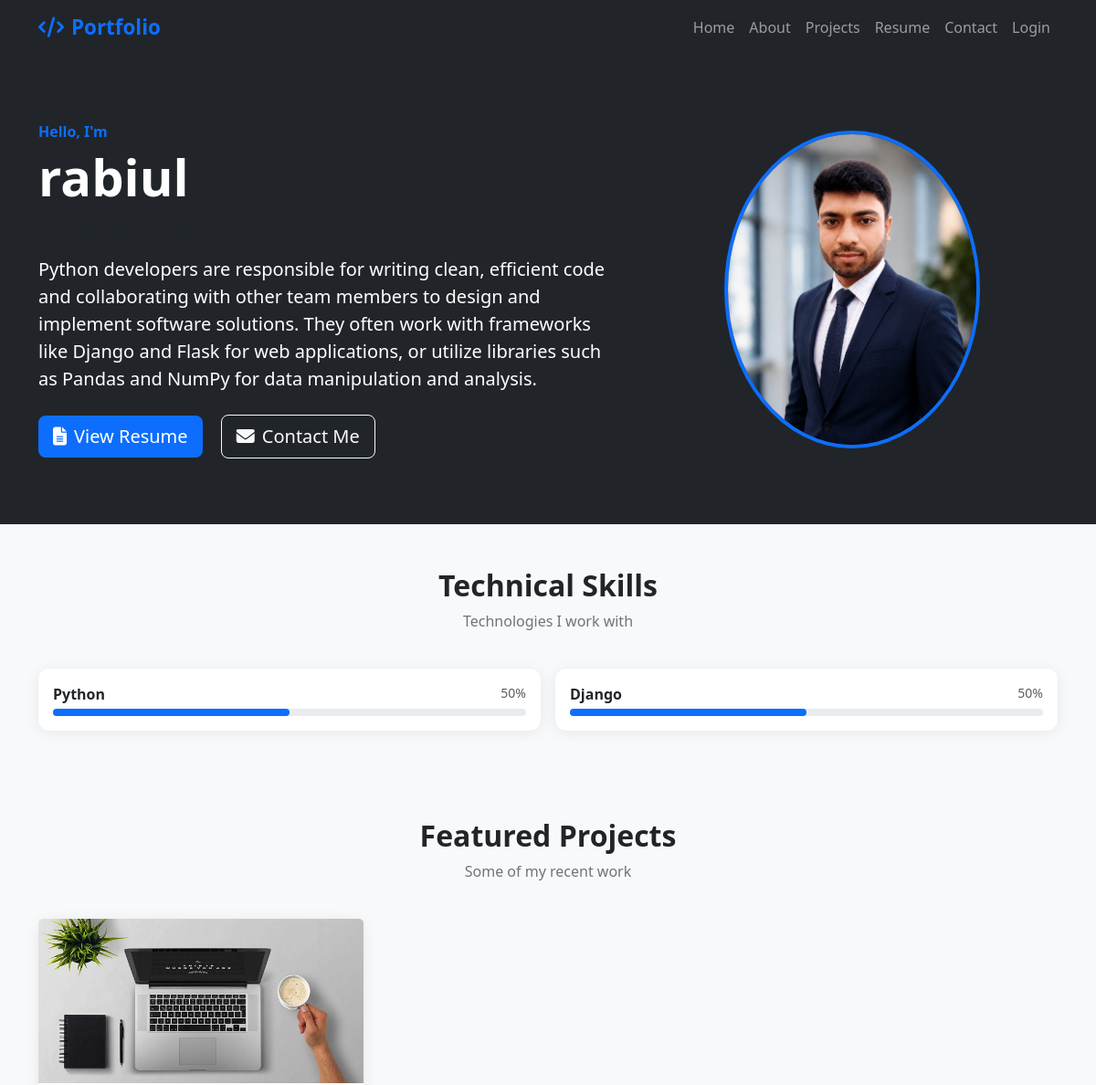
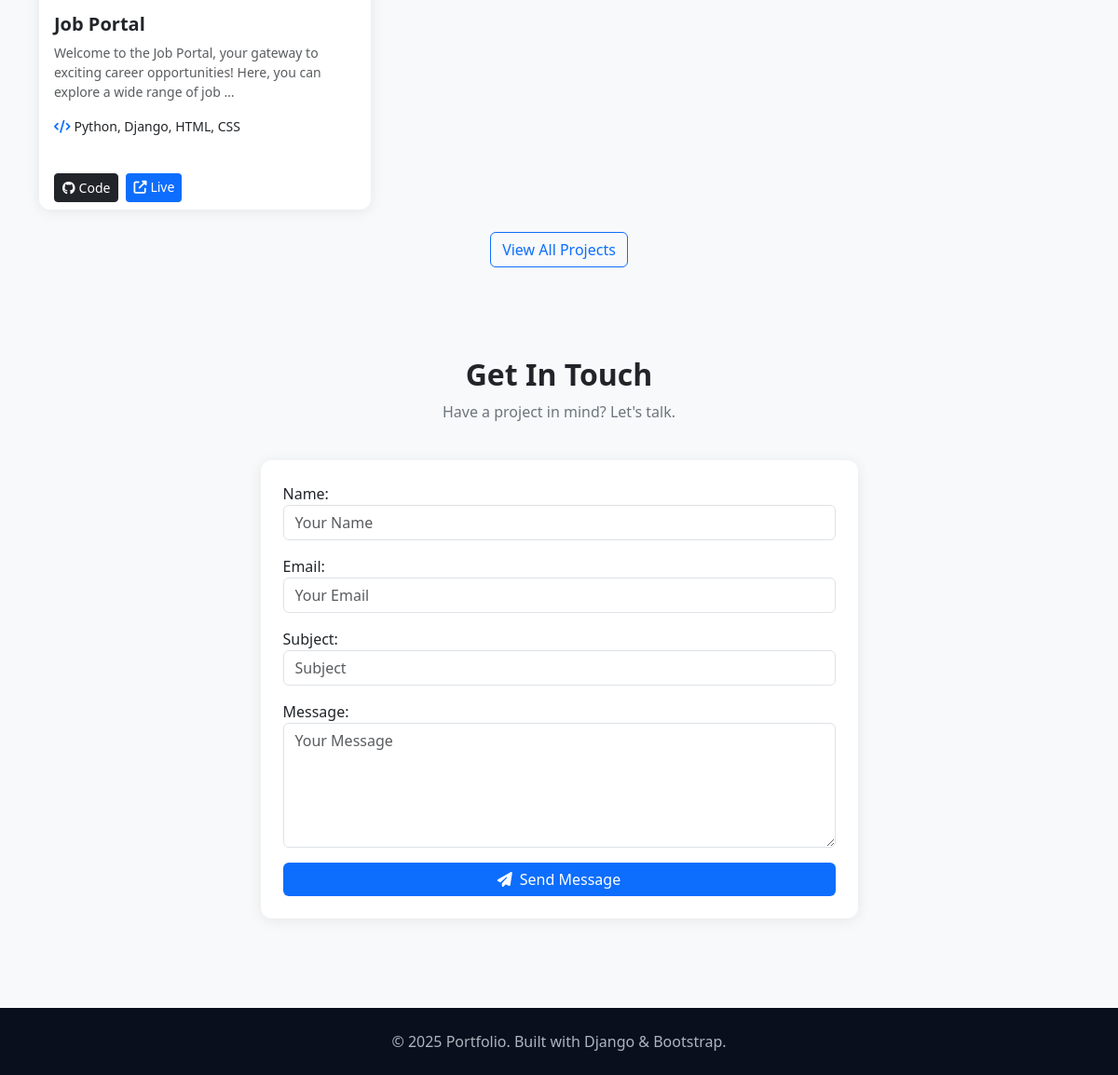
The page / on the database its author committed (2 pictures, top to bottom).
### portfolio/models.py (models this page shows, shortened)
class Profile(models.Model):
    user = models.OneToOneField(User, on_delete=models.CASCADE)
    full_name = models.CharField(max_length=200)
    title = models.CharField(max_length=200, blank=True)
    bio = models.TextField(blank=True)
    profile_picture = models.ImageField(upload_to='profile/', blank=True, null=True)
    phone = models.CharField(max_length=20, blank=True)
    email = models.EmailField(blank=True)
    address = models.CharField(max_length=300, blank=True)
    linkedin = models.URLField(blank=True)
    github = models.URLField(blank=True)
    website = models.URLField(blank=True)

class Skill(models.Model):
    LEVEL_CHOICES = [
        ('beginner', 'Beginner'),
        ('intermediate', 'Intermediate'),
        ('advanced', 'Advanced'),
        ('expert', 'Expert'),
    ]
    profile = models.ForeignKey(Profile, on_delete=models.CASCADE, related_name='skills')
    name = models.CharField(max_length=100)
    level = models.CharField(max_length=20, choices=LEVEL_CHOICES, default='intermediate')
    percentage = models.PositiveIntegerField(default=50, help_text="Skill level 0-100")

class Project(models.Model):
    profile = models.ForeignKey(Profile, on_delete=models.CASCADE, related_name='projects')
    title = models.CharField(max_length=200)
    description = models.TextField()
    technologies = models.CharField(max_length=300, blank=True)
    project_url = models.URLField(blank=True)
    github_url = models.URLField(blank=True)
    image = models.ImageField(upload_to='projects/', blank=True, null=True)
    created_at = models.DateField(auto_now_add=True)
    class Meta:
        ordering = ['-created_at']

### portfolio/views.py (the view)
# urls.py: path('',          views.home,          name='home'),
def home(request):
    try:
        profile = Profile.objects.select_related('user').first()
    except Profile.DoesNotExist:
        profile = None
    projects = Project.objects.all()[:6] if profile else []
    skills   = Skill.objects.all()[:10]  if profile else []
    form = ContactForm(request.POST or None)
    if request.method == 'POST' and form.is_valid():
        form.save()
        messages.success(request, 'Message sent successfully!')
        return redirect('home')
    return render(request, 'portfolio/home.html', {
        'profile': profile, 'projects': projects,
        'skills': skills, 'contact_form': form,
    })

### portfolio/forms.py
class ContactForm(forms.ModelForm):
    class Meta:
        model = Contact
        fields = ['name', 'email', 'subject', 'message']
        widgets = {
            'name':    forms.TextInput(attrs={'class': 'form-control', 'placeholder': 'Your Name'}),
            'email':   forms.EmailInput(attrs={'class': 'form-control', 'placeholder': 'Your Email'}),
            'subject': forms.TextInput(attrs={'class': 'form-control', 'placeholder': 'Subject'}),
            'message': forms.Textarea(attrs={'class': 'form-control', 'rows': 5, 'placeholder': 'Your Message'}),
        }

### portfolio/templates/portfolio/home.html (shortened to what this page needs)
{% extends 'portfolio/base.html' %}
{% block content %}
<section class="bg-dark text-white py-5">
  <div class="container py-4">
    <div class="row align-items-center">
      <div class="col-md-7">
        <p class="text-primary fw-semibold mb-1">Hello, I'm</p>
        <h1 class="display-4 fw-bold mb-2">{{ profile.user|default:"Your Name" }}</h1>
        <h4 class="text-muted mb-3">{{ profile.title|default:"Web Developer" }}</h4>
        <p class="lead mb-4">{{ profile.bio|default:"Welcome to my portfolio. I build amazing digital experiences." }}</p>
        <a href="{% url 'resume' %}" class="btn btn-primary btn-lg me-3">
          <i class="fas fa-file-alt me-2"></i>View Resume
        </a>
        <a href="{% url 'contact' %}" class="btn btn-outline-light btn-lg">
          <i class="fas fa-envelope me-2"></i>Contact Me
        </a>
      </div>
      <div class="col-md-5 text-center">
        {% if profile.profile_picture %}
        <img src="{{ profile.profile_picture.url }}" class="rounded-circle img-fluid border border-primary border-4" style="max-width:280px" alt="Profile">
        {% else %}
        <div class="rounded-circle bg-primary d-inline-flex align-items-center justify-content-center" style="width:220px;height:220px">
          <i class="fas fa-user fa-6x text-white"></i>
        </div>
        {% endif %}
      </div>
    </div>
  </div>
</section>
{% if skills %}
<section class="py-5">
  <div class="container">
    <h2 class="section-title text-center">Technical Skills</h2>
    <p class="section-subtitle text-center">Technologies I work with</p>
    <div class="row g-3">
      {% for skill in skills %}
      <div class="col-md-6">
        <div class="card p-3">
          <div class="d-flex justify-content-between mb-1">
            <span class="fw-semibold">{{ skill.name }}</span>
            <span class="text-muted small">{{ skill.percentage }}%</span>
          </div>
          <div class="skill-bar"><div class="skill-progress" style="width:{{ skill.percentage }}%"></div></div>
        </div>
      </div>
      {% endfor %}
    </div>
  </div>
</section>
{% endif %}
{% if projects %}
<section class="py-5 bg-light">
  <div class="container">
    <h2 class="section-title text-center">Featured Projects</h2>
    <p class="section-subtitle text-center">Some of my recent work</p>
    <div class="row g-4">
      {% for project in projects %}
      <div class="col-md-4">
        <div class="card h-100">
          {% if project.image %}
          <img src="{{ project.image.url }}" class="card-img-top" style="height:180px;object-fit:cover" alt="{{ project.title }}">
          {% endif %}
          <div class="card-body">
            <h5 class="card-title fw-bold">{{ project.title }}</h5>
            <p class="card-text text-muted small">{{ project.description|truncatewords:20 }}</p>
            <p class="small"><i class="fas fa-code me-1 text-primary"></i>{{ project.technologies }}</p>
          </div>
          <div class="card-footer bg-transparent border-0 d-flex gap-2">
            {% if project.github_url %}<a href="{{ project.github_url }}" class="btn btn-sm btn-dark" target="_blank"><i class="fab fa-github me-1"></i>Code</a>{% endif %}
            {% if project.project_url %}<a href="{{ project.project_url }}" class="btn btn-sm btn-primary" target="_blank"><i class="fas fa-external-link-alt me-1"></i>Live</a>{% endif %}
          </div>
        </div>
      </div>
      {% endfor %}
    </div>
    <div class="text-center mt-4">
      <a href="{% url 'projects' %}" class="btn btn-outline-primary">View All Projects</a>
    </div>
  </div>
</section>
{% endif %}
<section class="py-5">
  <div class="container">
    <div class="row justify-content-center">
      <div class="col-md-7">
        <h2 class="section-title text-center">Get In Touch</h2>
        <p class="section-subtitle text-center">Have a project in mind? Let's talk.</p>
        <div class="card p-4">
          <form method="post">
            <div class="mb-3">{{ contact_form.name.label_tag }}{{ contact_form.name }}</div>
            <div class="mb-3">{{ contact_form.email.label_tag }}{{ contact_form.email }}</div>
            <div class="mb-3">{{ contact_form.subject.label_tag }}{{ contact_form.subject }}</div>
            <div class="mb-3">{{ contact_form.message.label_tag }}{{ contact_form.message }}</div>
            <button type="submit" class="btn btn-primary w-100">
              <i class="fas fa-paper-plane me-2"></i>Send Message
            </button>
          </form>
        </div>
      </div>
    </div>
  </div>
</section>
{% endblock %}

### portfolio/templates/portfolio/base.html (shortened to what this page needs)
<!DOCTYPE html>
<html lang="en">
<head>
  <link href="https://cdn.jsdelivr.net/npm/bootstrap@5.3.0/dist/css/bootstrap.min.css" rel="stylesheet">
  <link href="https://cdnjs.cloudflare.com/ajax/libs/font-awesome/6.4.0/css/all.min.css" rel="stylesheet">
</head>
<body>
<nav class="navbar navbar-expand-lg navbar-dark bg-dark sticky-top">
  <div class="container">
    <a class="navbar-brand text-primary" href="{% url 'home' %}">
      <i class="fas fa-code me-2"></i>Portfolio
    </a>
    <div class="collapse navbar-collapse" id="navMenu">
      <ul class="navbar-nav ms-auto">
        <li class="nav-item"><a class="nav-link" href="{% url 'home' %}">Home</a></li>
        <li class="nav-item"><a class="nav-link" href="{% url 'about' %}">About</a></li>
        <li class="nav-item"><a class="nav-link" href="{% url 'projects' %}">Projects</a></li>
        <li class="nav-item"><a class="nav-link" href="{% url 'resume' %}">Resume</a></li>
        <li class="nav-item"><a class="nav-link" href="{% url 'contact' %}">Contact</a></li>
        {% if user.is_authenticated %}
        <li class="nav-item"><a class="nav-link text-warning" href="{% url 'dashboard' %}"><i class="fas fa-tachometer-alt me-1"></i>Dashboard</a></li>
        <li class="nav-item"><a class="nav-link text-danger" href="{% url 'logout' %}"><i class="fas fa-sign-out-alt me-1"></i>Logout</a></li>
        {% else %}
        <li class="nav-item"><a class="nav-link" href="{% url 'login' %}">Login</a></li>
        {% endif %}
      </ul>
    </div>
  </div>
</nav>
{% block content %}{% endblock %}
<footer class="py-4 mt-5">
  <div class="container text-center">
    <p class="mb-0">&copy; 2025 Portfolio. Built with Django &amp; Bootstrap.</p>
  </div>
</footer>
</body>
</html>

### portfolio/templates/portfolio/base.html (style rules this page uses)
:root { --primary: #0d6efd; --dark: #0a0f1e; }
body { font-family: 'Segoe UI', sans-serif; background: #f8f9fa; }
.navbar-brand { font-weight: 700; font-size: 1.4rem; }
.nav-link { font-weight: 500; }
.btn-primary { background: var(--primary); border: none; }
.section-title { font-size: 2rem; font-weight: 700; margin-bottom: .5rem; }
.section-subtitle { color: #6c757d; margin-bottom: 2.5rem; }
.card { border: none; box-shadow: 0 2px 15px rgba(0,0,0,.08); border-radius: 12px; }
footer { background: var(--dark); color: #adb5bd; }
.skill-bar { height: 8px; border-radius: 4px; background: #e9ecef; }
.skill-progress { height: 8px; border-radius: 4px; background: var(--primary); }

### rows shown on the page
Profile: user "rabiul", bio "Python developers are responsible for writing clean, efficient code and collaborating with other team members to design and implement software solutions. They often work with frameworks like Django and Flask for web applications, or utilize libraries such as Pandas and NumPy for data manipulation and analysis.", profile_picture (picture)
Skill: name "Python", percentage "50"
Skill: name "Django", percentage "50"
Project: image (picture), title "Job Portal", description "Welcome to the Job Portal, your gateway to exciting career opportunities! Here, you can explore a wide range of job …", technologies "Python, Django, HTML, CSS"

### other values the page prints
{{ contact_form.name.label_tag }} "Name:"
{{ contact_form.email.label_tag }} "Email:"
{{ contact_form.subject.label_tag }} "Subject:"
{{ contact_form.message.label_tag }} "Message:"
